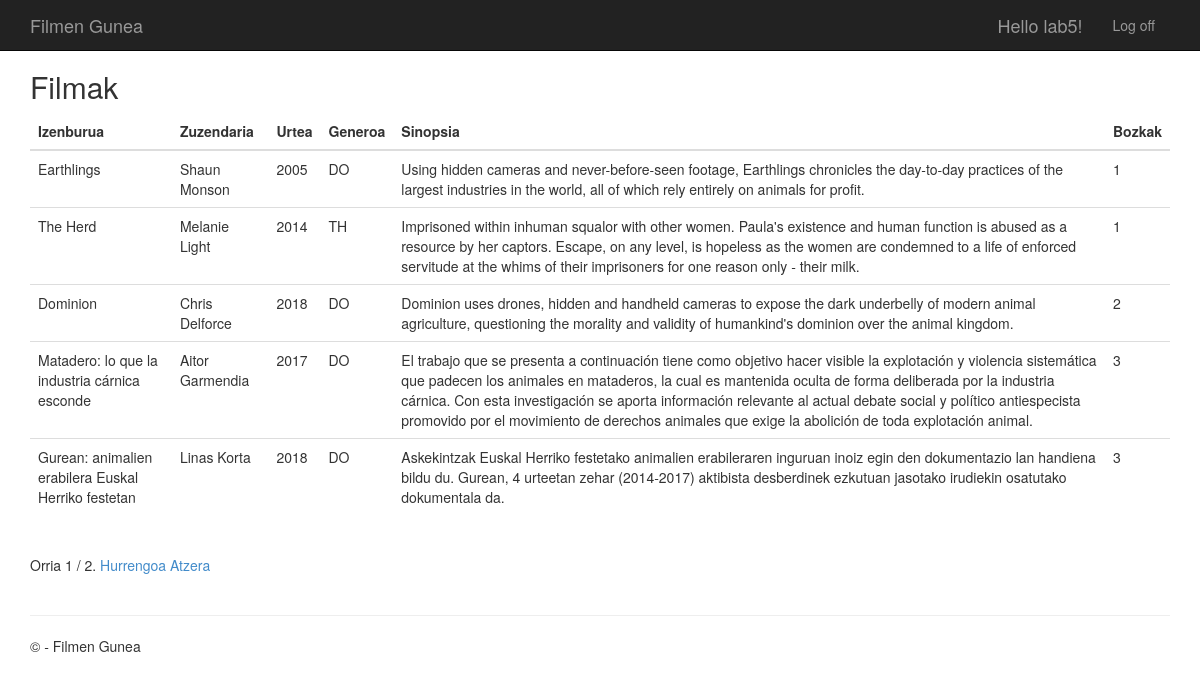
The app's page /filmakikusi/ (signed in) with its own data.
### app/models.py (models this page shows, shortened)
class Filma(models.Model):
    izenburua = models.CharField(max_length=60)
    zuzendaria = models.CharField(max_length=60)
    urtea = models.IntegerField()
    generoa = models.CharField(max_length=2)
    sinopsia = models.CharField(max_length=700)
    bozkak = models.IntegerField()

### app/views.py (the view)
# urls.py: path('filmakikusi/', views.filmakikusi, name='filmakikusi'),
def filmakikusi(request):
    filmak_list = Filma.objects.all()
    paginator = Paginator(filmak_list, 5)
    page_number = request.GET.get('page')
    page_obj = paginator.get_page(page_number)
    return render(request, 'app/filmakikusi.html', {'page_obj': page_obj})

### app/templates/app/FilmakIkusi.html (shortened to what this page needs)
{% extends "app/layout.html" %}
{% block content %}
<h2>Filmak</h2>
<table class="table">
    <thead>
        <tr>
            <th scope="col">Izenburua</th>
            <th scope="col">Zuzendaria</th>
            <th scope="col">Urtea</th>
            <th scope="col">Generoa</th>
            <th scope="col">Sinopsia</th>
            <th scope="col">Bozkak</th>
        </tr>
    </thead>
    <tbody>
        {% for filma in page_obj %}
        <tr>
            <td>{{ filma.izenburua }}</td>
            <td>{{ filma.zuzendaria }}</td>
            <td>{{ filma.urtea }}</td>
            <td>{{ filma.generoa }}</td>
            <td>{{ filma.sinopsia }}</td>
            <td>{{ filma.bozkak }}</td>
        </tr>
        {% empty %}
        <tr>
            <td colspan="6">Ez daude filmarik.</td>
        </tr>
        {% endfor %}
    </tbody>
</table>
<div class="pagination">
    <span class="step-links">
        <span class="current">
            Orria {{ page_obj.number }} / {{ page_obj.paginator.num_pages }}.
        </span>
        {% if page_obj.has_next %}
        <a href="?page={{ page_obj.next_page_number }}">Hurrengoa</a>
        {% endif %}
    </span>
</div>
<a href="{% url 'logged' %}">Atzera</a>
{% endblock %}

### app/templates/app/loginpartial.html (shortened to what this page needs)
{% if user.is_authenticated %}
<form id="logoutForm" action="/logout/" method="post" class="navbar-right">
    <ul class="nav navbar-nav navbar-right">
        <li><span class="navbar-brand">Hello {{ user.username }}!</span></li>
        <li><a href="javascript:document.getElementById('logoutForm').submit()">Log off</a></li>
    </ul>
</form>
{% else %}
<ul class="nav navbar-nav navbar-right">
    <li><a href="{% url 'login' %}">Log in</a></li>
</ul>
{% endif %}

### app/static/app/content/site.css (style rules this page uses)
body { padding-top: 50px; padding-bottom: 20px; }

### records on screen
Filma: izenburua "Earthlings", zuzendaria "Shaun Monson", urtea "2005", generoa "DO", sinopsia "Using hidden cameras and never-before-seen footage, Earthlings chronicles the day-to-day practices of the largest industries in the world, all of which rely entirely on animals for profit.", bozkak "1"
Filma: izenburua "The Herd", zuzendaria "Melanie Light", urtea "2014", generoa "TH", sinopsia "Imprisoned within inhuman squalor with other women. Paula's existence and human function is abused as a resource by her captors. Escape, on any level, is hopeless as the women are condemned to a life of enforced servitude at the whims of their imprisoners for one reason only - their milk.", bozkak "1"
Filma: izenburua "Dominion", zuzendaria "Chris Delforce", urtea "2018", generoa "DO", sinopsia "Dominion uses drones, hidden and handheld cameras to expose the dark underbelly of modern animal agriculture, questioning the morality and validity of humankind's dominion over the animal kingdom.", bozkak "2"
Filma: izenburua "Matadero: lo que la industria cárnica esconde", zuzendaria "Aitor Garmendia", urtea "2017", generoa "DO", sinopsia "El trabajo que se presenta a continuación tiene como objetivo hacer visible la explotación y violencia sistemática que padecen los animales en mataderos, la cual es mantenida oculta de forma deliberada por la industria cárnica. Con esta investigación se aporta información relevante al actual debate social y político antiespecista promovido por el movimiento de derechos animales que exige la abolición de toda explotación animal.", bozkak "3"
Filma: izenburua "Gurean: animalien erabilera Euskal Herriko festetan", zuzendaria "Linas Korta", urtea "2018", generoa "DO", sinopsia "Askekintzak Euskal Herriko festetako animalien erabileraren inguruan inoiz egin den dokumentazio lan handiena bildu du. Gurean, 4 urteetan zehar (2014-2017) aktibista desberdinek ezkutuan jasotako irudiekin osatutako dokumentala da.", bozkak "3"

### other values on screen
{{ user.username }} "lab5"
{{ page_obj.number }} "1"
{{ page_obj.paginator.num_pages }} "2"
